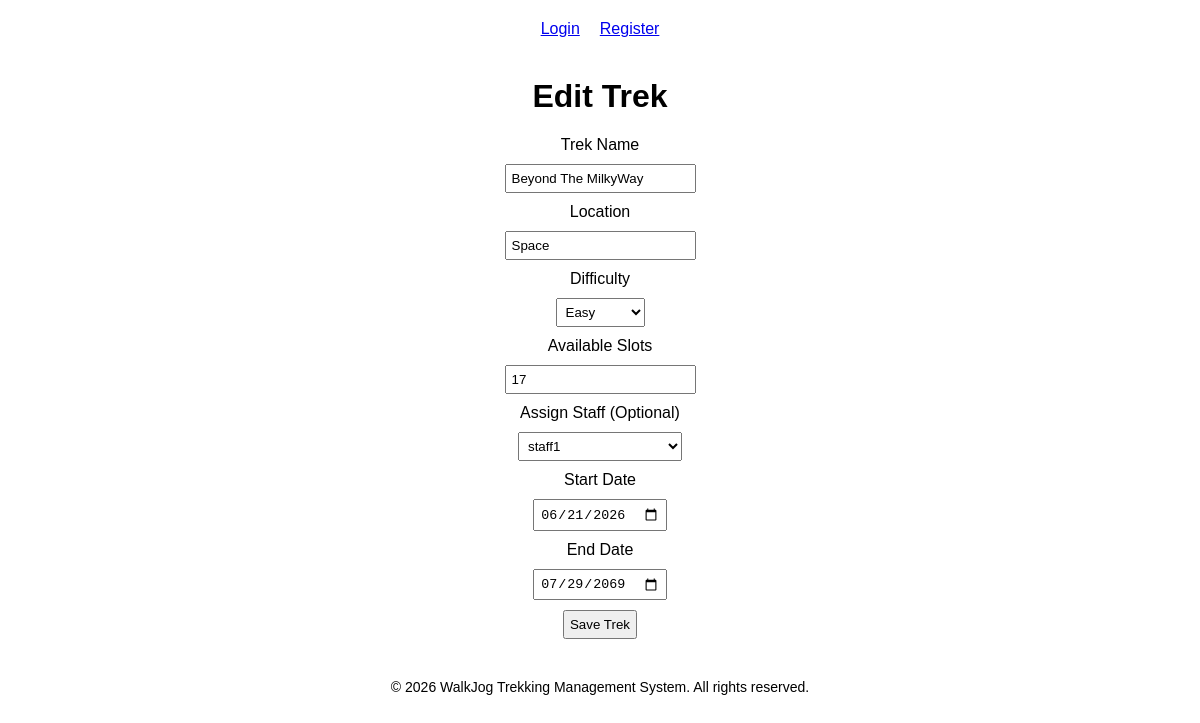
The page /admin/dashboard/edit/1 on the database as committed earlier.
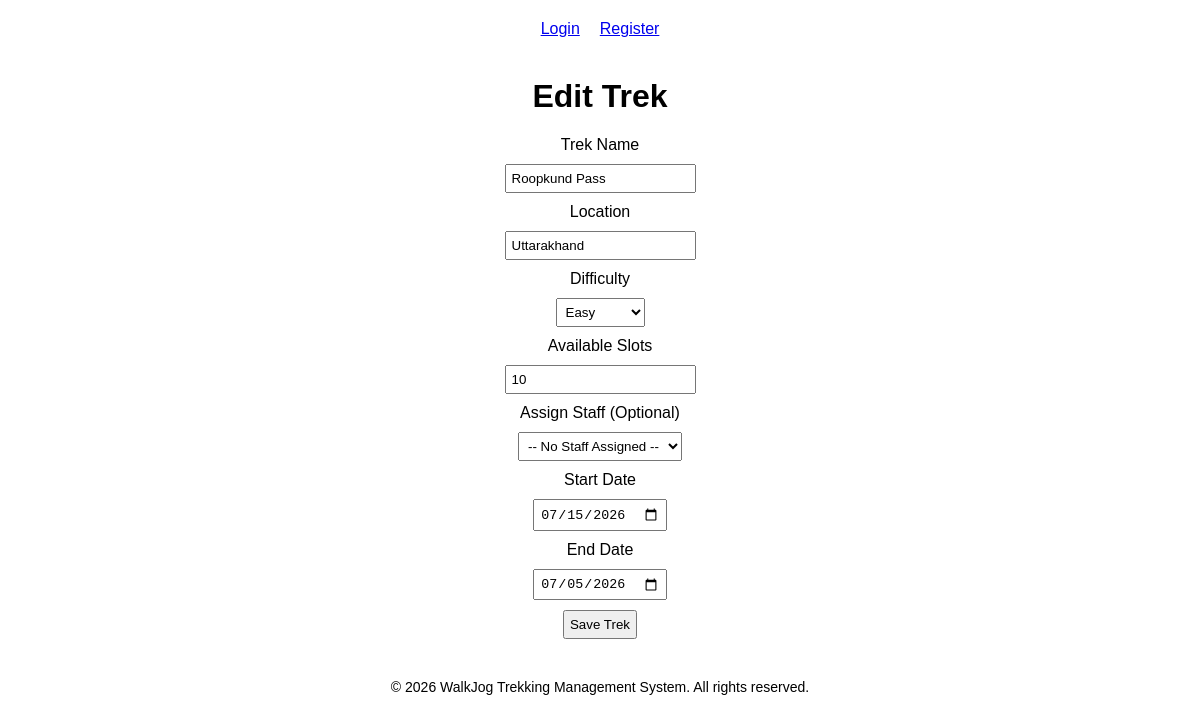
The same page on the database as committed later.
### models.py (models this page shows)
class Trek(db.Model):
    __tablename__ = 'treks'
    trek_id = db.Column(
        db.Integer,
        primary_key=True
    )
    trek_name = db.Column(
        db.String(100),
        nullable=False
    )
    location = db.Column(
        db.String(100),
        nullable=False
    )
    difficulty = db.Column(
        db.String(20),
        nullable=False
    )
    available_slots = db.Column(
        db.Integer,
        nullable=False
    )
    status = db.Column(
        db.String(20),
        default='Pending'
    )
    start_date = db.Column(
        db.Date
    )
    end_date = db.Column(
        db.Date
    )
    is_blacklisted = db.Column(
        db.Boolean,
        default=False
    )
    staff_id = db.Column(
        db.Integer,
        db.ForeignKey('staff_profile.staff_id'),
        nullable=True
    )

class StaffProfile(db.Model):
    __tablename__ = 'staff_profile'
    staff_id = db.Column(
        db.Integer,
        db.ForeignKey('users.id'),
        primary_key=True,
        nullable=False
    )
    name = db.Column(
        db.String(50),
        unique=True,
        nullable=False
    )
    contact_details = db.Column(
        db.String(15),
        nullable=False
    )
    assigned_treks = db.Column(
        db.String(200),
        nullable=True
    )
    approval_status = db.Column(
        db.String(20),
        default='Pending'
    )
    is_blacklisted = db.Column(
        db.Boolean,
        default=False
    )
    created_at = db.Column(
        db.DateTime,
        default=datetime.now
    )

### app.py (the view, shortened to what this page needs)
@app.route('/admin/dashboard/edit/<int:trek_id>', methods=['GET', 'POST'])
def edit_trek(trek_id):
    trek = Trek.query.get_or_404(trek_id)
    if request.method == 'GET':
        staffs = StaffProfile.query.filter_by(approval_status='Approved').all()
        return render_template(
            'trek_form.html',
            trek=trek,
            staffs=staffs
        )

### templates/trek_form.html (shortened to what this page needs)
{% extends 'base.html' %}
{% block content %}
<h1>
    {% if trek %}
    Edit Trek
    {% else %}
    Add Trek
    {% endif %}
</h1>
<form method="POST">
    <label>Trek Name</label>
    <input type="text" name="trek_name" value="{{ trek.trek_name if trek else '' }}" required>
    <label>Location</label>
    <input type="text" name="location" value="{{ trek.location if trek else '' }}" required>
    <label>Difficulty</label>
    <select name="difficulty" required>
        <option value="Easy">Easy</option>
    </select>
    <label>Available Slots</label>
    <input type="number" name="available_slots" value="{{ trek.available_slots if trek else '' }}" required>
    <label>Assign Staff (Optional)</label>
    <select name="staff_id">
        <option value="">-- No Staff Assigned --</option>
        {% for staff in staffs %}
        <option value="{{ staff.staff_id }}" {% if trek and trek.staff_id==staff.staff_id %}selected{% endif %}>
            {{ staff.name }}
        </option>
        {% endfor %}
    </select>
    <label>Start Date</label>
    <input type="date" name="start_date" value="{{ trek.start_date if trek else '' }}" required>
    <label>End Date</label>
    <input type="date" name="end_date" value="{{ trek.end_date if trek else '' }}" required>
    <button type="submit">
        Save Trek
    </button>
</form>
{% endblock %}

Rows that differ between the two databases and show on the page:
changed Trek: trek_name "Beyond The MilkyWay" → "Roopkund Pass"; location "Space" → "Uttarakhand"; available_slots "17" → "10"; start_date "06/21/2026" → "07/15/2026"; end_date "07/29/2069" → "07/05/2026"; staff_id "staff1" → (not shown)
Other text that changed with them:
form field staff_id: (not shown) → "-- No Staff Assigned --"
